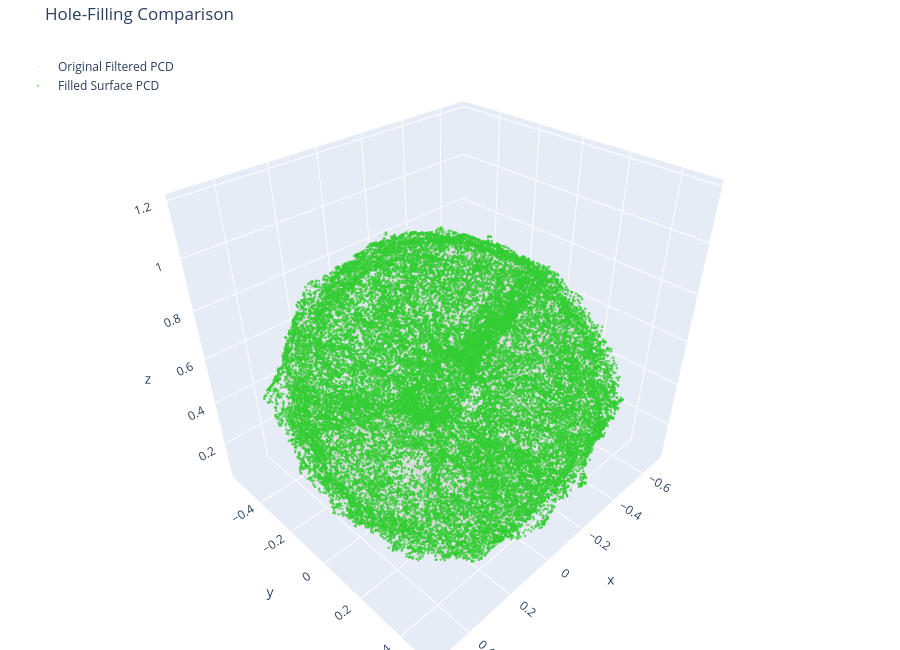

The code cell stored with this chart in its notebook:
### Code cell
# Extract numpy arrays
orig_pts = np.asarray(filtered_pcd.points)
fill_pts = np.asarray(filled_pcd.points)

# Subsample for rendering
orig_sample = orig_pts[::max(1, len(orig_pts) // 40000)]
fill_sample = fill_pts[::max(1, len(fill_pts) // 40000)]

fig = go.Figure(data=[
    go.Scatter3d(
        x=orig_sample[:, 0], y=orig_sample[:, 1], z=orig_sample[:, 2],
        mode='markers',
        name='Original Filtered PCD',
        marker=dict(size=1.5, color='lightgray', opacity=0.5)
    ),
    go.Scatter3d(
        x=fill_sample[:, 0], y=fill_sample[:, 1], z=fill_sample[:, 2],
        mode='markers',
        name='Filled Surface PCD',
        marker=dict(size=1.5, color='limegreen', opacity=0.7)
    )
])

fig.update_layout(
    title="Hole-Filling Comparison",
    scene=dict(aspectmode='data'),
    margin=dict(l=0, r=0, b=0, t=40),
    height=650,
    legend=dict(x=0.02, y=0.98)
)
fig.show()

### Figure 1 — Plotly figure (JSON) as saved in the notebook; plotly's stock layout.template omitted (floating-point values rounded to 4 significant figures; data arrays with more than 128 entries replaced by an {"elided": "..."} marker saying what was removed)
{"data": [{"marker": {"color": "lightgray", "opacity": 0.5, "size": 1.5}, "mode": "markers", "name": "Original Filtered PCD", "type": "scatter3d", "x": {"elided": "40238 float values"}, "y": {"elided": "40238 float values"}, "z": {"elided": "40238 float values"}}, {"marker": {"color": "limegreen", "opacity": 0.7, "size": 1.5}, "mode": "markers", "name": "Filled Surface PCD", "type": "scatter3d", "x": {"elided": "40238 float values"}, "y": {"elided": "40238 float values"}, "z": {"elided": "40238 float values"}}], "layout": {"height": 650, "legend": {"x": 0.02, "y": 0.98}, "margin": {"b": 0, "l": 0, "r": 0, "t": 40}, "scene": {"aspectmode": "data"}, "title": {"text": "Hole-Filling Comparison"}}}
